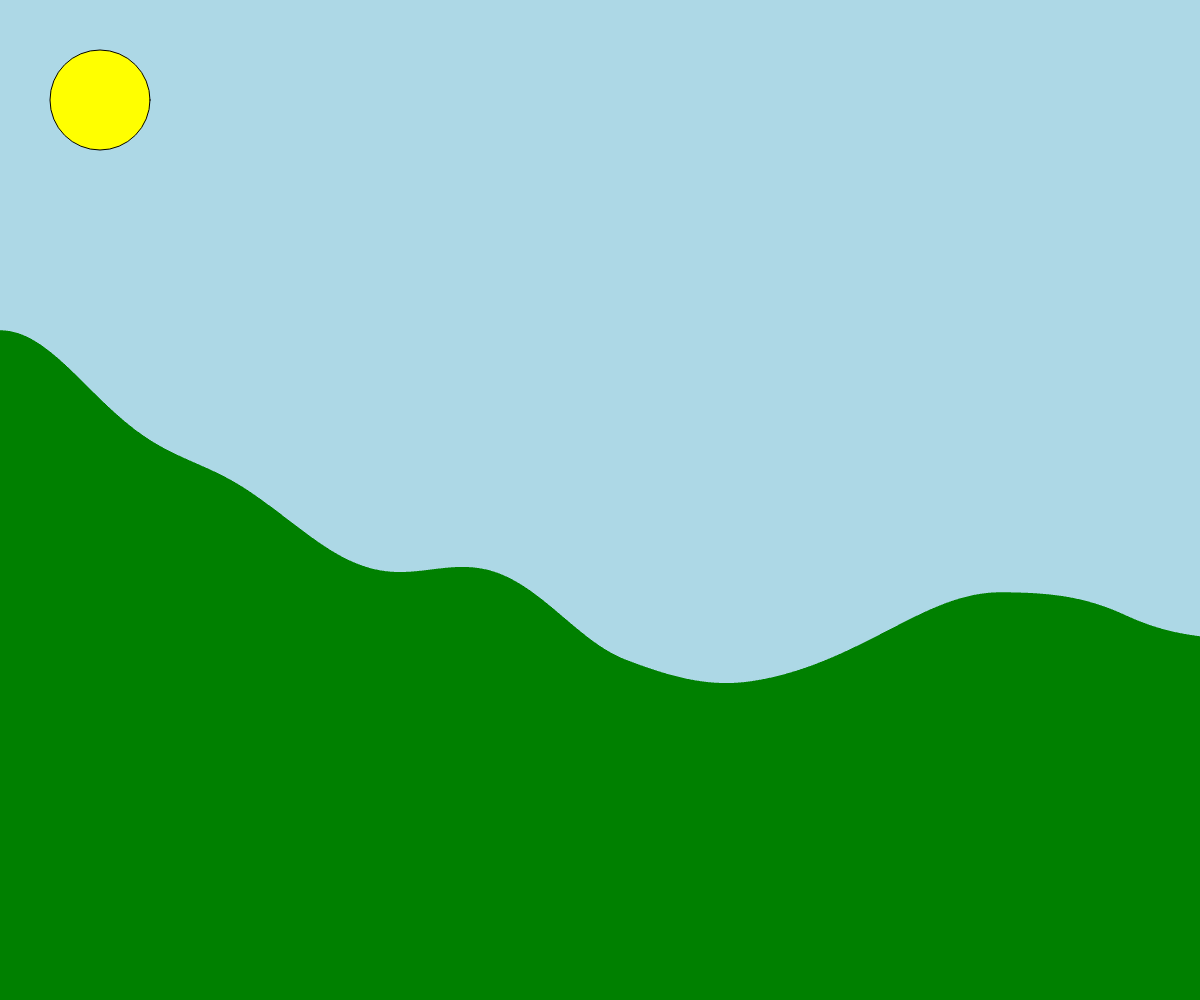
Frame 1 (no input)
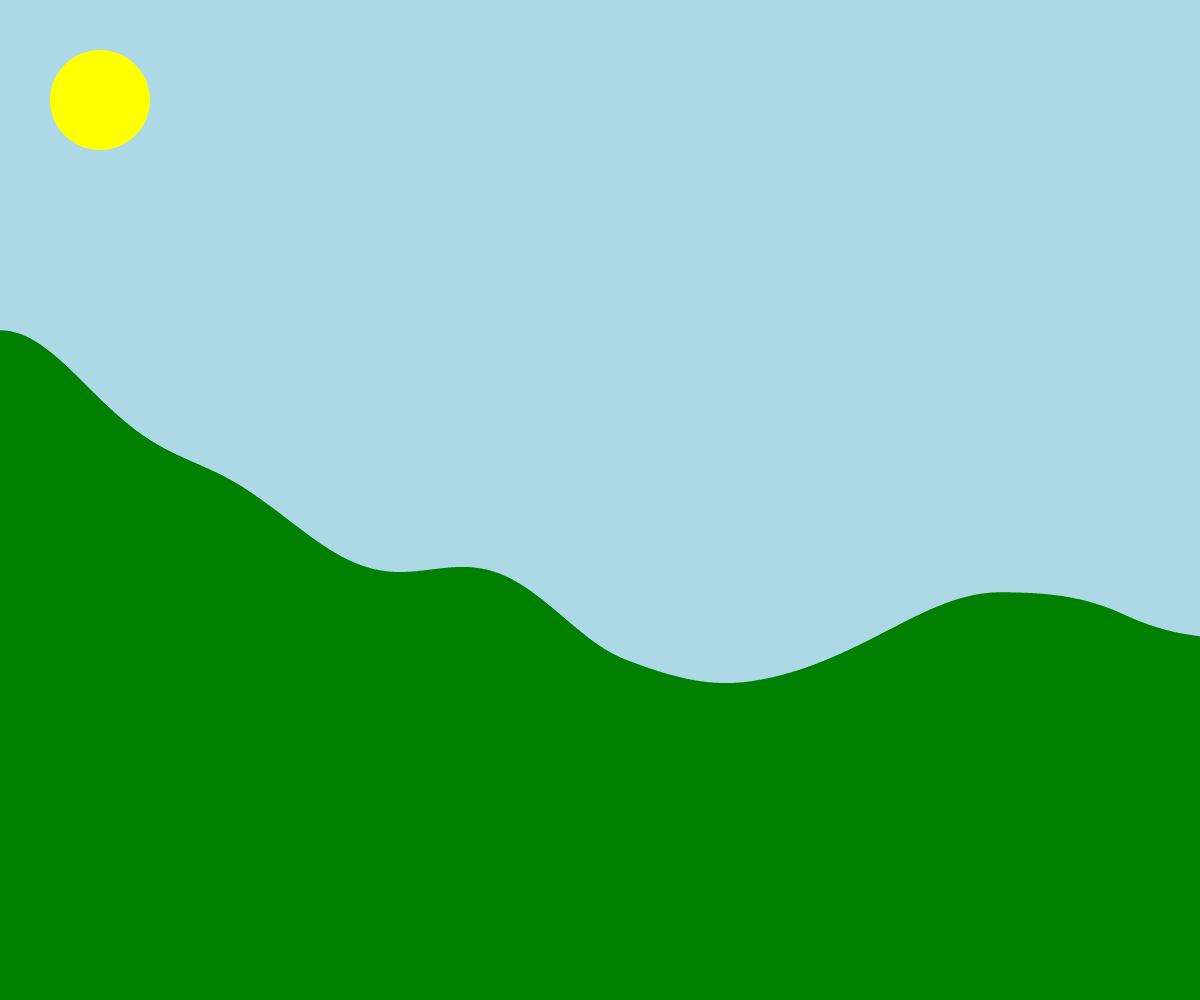
Frame 60 (no input)
Frame 120 (the mouse pressed at the canvas centre since frame 60): identical to frame 60, image omitted

The p5.js sketch that drew these frames (run headless with seeded random() and noise() and a simulated clock; from frame 60 on, the mouse is pressed at the canvas centre):

// p5.js sketch
// ── sketch.js
// terrain


let heights = [];
let numberOfRect;


function setup() {
  createCanvas(windowWidth, windowHeight);
  numberOfRect = width;
  genTer(numberOfRect);
}

function draw() {
  background('lightblue');
  fill('yellow')
  ellipse(100, 100, 100, 100)
  displayTerrain();
}

function displayTerrain(){
  let rectWidth = width/numberOfRect;
  fill('green');
  noStroke();
  for(let i=0; i <heights.length; i++){
    rect(i*rectWidth,height-heights[i],rectWidth,heights[i]);
  }  
}

function genTer(howMany){
  let time = 0;
  let dTime= 0.001;

  for (let i = 0; i<howMany; i++){
    let currentHeight = noise(time)*height;
    heights.push(currentHeight);
    time+=dTime;

  }
}
